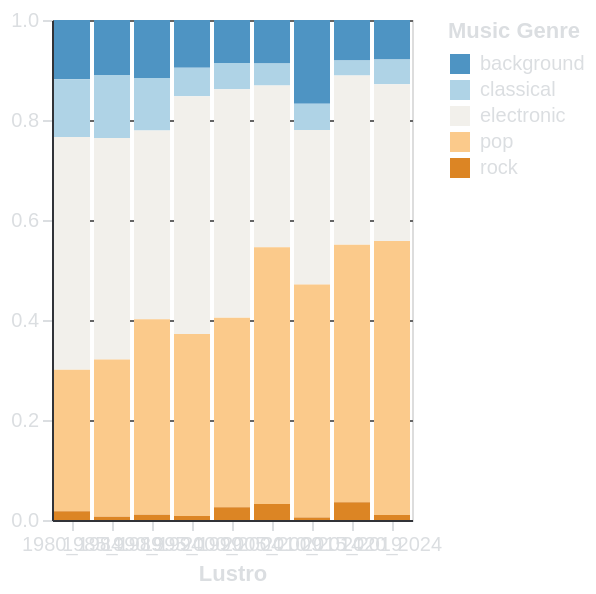

Here is the Vega-Lite specification saved for this chart:
### Vega-Lite specification from a JSON file in a GitHub repository (floating-point values rounded to 4 significant figures)
{"$schema": "https://vega.github.io/schema/vega-lite/v5.15.1.json", "config": {"axis": {"domainColor": "#313338", "gridColor": "#666666", "labelColor": "#DBDEE1", "tickColor": "#DBDEE1", "titleColor": "#DBDEE1"}, "background": "transparent", "legend": {"labelColor": "#DBDEE1", "titleColor": "#DBDEE1"}, "title": {"color": "#DBDEE1", "fontSize": 16}}, "data": {"name": "data-f7783827406db4a3f5c779581da1bc4a"}, "datasets": {"data-f7783827406db4a3f5c779581da1bc4a": [{"genre": "background", "lustrum": "1980_1984", "percentage": 0.1185}, {"genre": "background", "lustrum": "1985_1989", "percentage": 0.1098}, {"genre": "background", "lustrum": "1990_1994", "percentage": 0.116}, {"genre": "background", "lustrum": "1995_1999", "percentage": 0.09561}, {"genre": "background", "lustrum": "2000_2004", "percentage": 0.08599}, {"genre": "background", "lustrum": "2005_2009", "percentage": 0.08691}, {"genre": "background", "lustrum": "2010_2014", "percentage": 0.1675}, {"genre": "background", "lustrum": "2015_2019", "percentage": 0.08081}, {"genre": "background", "lustrum": "2020_2024", "percentage": 0.07921}, {"genre": "classical", "lustrum": "1980_1984", "percentage": 0.1156}, {"genre": "classical", "lustrum": "1985_1989", "percentage": 0.1262}, {"genre": "classical", "lustrum": "1990_1994", "percentage": 0.105}, {"genre": "classical", "lustrum": "1995_1999", "percentage": 0.05685}, {"genre": "classical", "lustrum": "2000_2004", "percentage": 0.05255}, {"genre": "classical", "lustrum": "2005_2009", "percentage": 0.044}, {"genre": "classical", "lustrum": "2010_2014", "percentage": 0.05236}, {"genre": "classical", "lustrum": "2015_2019", "percentage": 0.0303}, {"genre": "classical", "lustrum": "2020_2024", "percentage": 0.0495}, {"genre": "electronic", "lustrum": "1980_1984", "percentage": 0.4653}, {"genre": "electronic", "lustrum": "1985_1989", "percentage": 0.4429}, {"genre": "electronic", "lustrum": "1990_1994", "percentage": 0.3777}, {"genre": "electronic", "lustrum": "1995_1999", "percentage": 0.4755}, {"genre": "electronic", "lustrum": "2000_2004", "percentage": 0.457}, {"genre": "electronic", "lustrum": "2005_2009", "percentage": 0.3234}, {"genre": "electronic", "lustrum": "2010_2014", "percentage": 0.3089}, {"genre": "electronic", "lustrum": "2015_2019", "percentage": 0.3384}, {"genre": "electronic", "lustrum": "2020_2024", "percentage": 0.3135}, {"genre": "pop", "lustrum": "1980_1984", "percentage": 0.2832}, {"genre": "pop", "lustrum": "1985_1989", "percentage": 0.3146}, {"genre": "pop", "lustrum": "1990_1994", "percentage": 0.391}, {"genre": "pop", "lustrum": "1995_1999", "percentage": 0.3643}, {"genre": "pop", "lustrum": "2000_2004", "percentage": 0.379}, {"genre": "pop", "lustrum": "2005_2009", "percentage": 0.5138}, {"genre": "pop", "lustrum": "2010_2014", "percentage": 0.466}, {"genre": "pop", "lustrum": "2015_2019", "percentage": 0.5152}, {"genre": "pop", "lustrum": "2020_2024", "percentage": 0.5479}, {"genre": "rock", "lustrum": "1980_1984", "percentage": 0.01734}, {"genre": "rock", "lustrum": "1985_1989", "percentage": 0.006419}, {"genre": "rock", "lustrum": "1990_1994", "percentage": 0.01035}, {"genre": "rock", "lustrum": "1995_1999", "percentage": 0.007752}, {"genre": "rock", "lustrum": "2000_2004", "percentage": 0.02548}, {"genre": "rock", "lustrum": "2005_2009", "percentage": 0.0319}, {"genre": "rock", "lustrum": "2010_2014", "percentage": 0.005236}, {"genre": "rock", "lustrum": "2015_2019", "percentage": 0.03535}, {"genre": "rock", "lustrum": "2020_2024", "percentage": 0.009901}]}, "encoding": {"color": {"field": "genre", "legend": {"title": "Music Genre"}, "scale": {"scheme": "blueorange", "type": "quantize"}, "type": "nominal"}, "tooltip": [{"field": "lustrum", "title": "Lustro", "type": "nominal"}, {"field": "genre", "title": "Genere Musicale", "type": "nominal"}, {"field": "percentage", "format": ".2f", "title": "Percentuale", "type": "quantitative"}], "x": {"axis": {"labelAngle": 0, "title": "Lustro"}, "field": "lustrum", "type": "nominal"}, "y": {"field": "percentage", "scale": {"domain": [0, 1]}, "title": null, "type": "quantitative"}}, "height": 250, "mark": {"type": "bar"}, "width": "container"}
